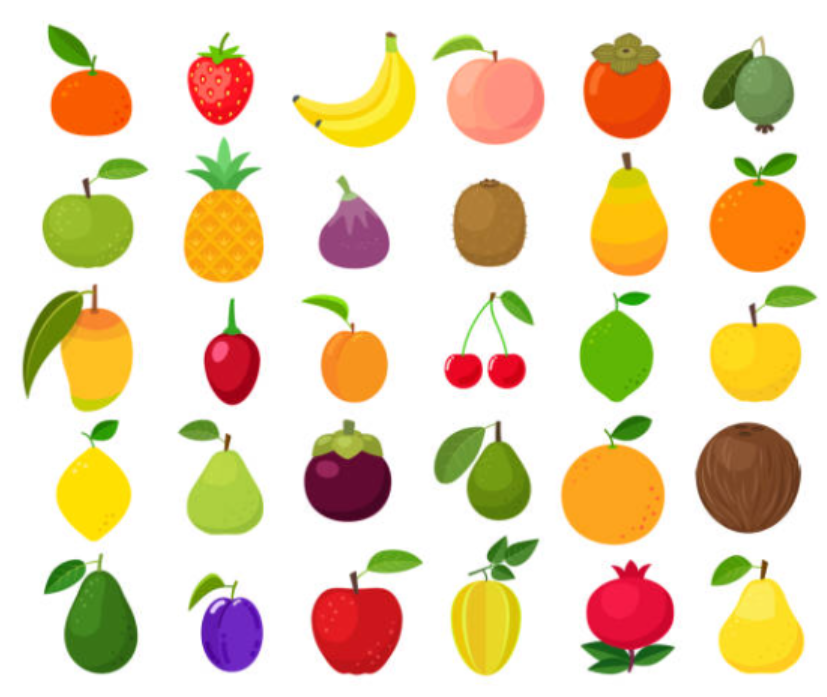
#> input picture frutas.png, 827 x 697 px
$ python frutasseg.py
#> lines starting #> are read from the running program, lines starting #| are printed output that depends on the picture; after the words box and inside, x2 and y2 are one past the last pixel; in counts of white or black regions, pixels touching at a corner belong together
import cv2
import numpy as np

# Leer la imagen
img = cv2.imread('frutas.png')
#> img is the input picture: shape (697, 827, 3); mean B, G, R 185.7, 216, 232

# Convertir la imagen al espacio de color HSV
hsv = cv2.cvtColor(img, cv2.COLOR_BGR2HSV)
#> hsv: shape (697, 827, 3); mean H, S, V 26.8, 67.2, 237.7

# Rango 1 de rojo
lower_red1 = np.array([0, 100, 100])
upper_red1 = np.array([85, 255, 255])

# Rango 2 de rojo
lower_red2 = np.array([0, 100, 100])
upper_red2 = np.array([85, 255, 255])

# Crear máscaras
mask1 = cv2.inRange(hsv, lower_red1, upper_red1)
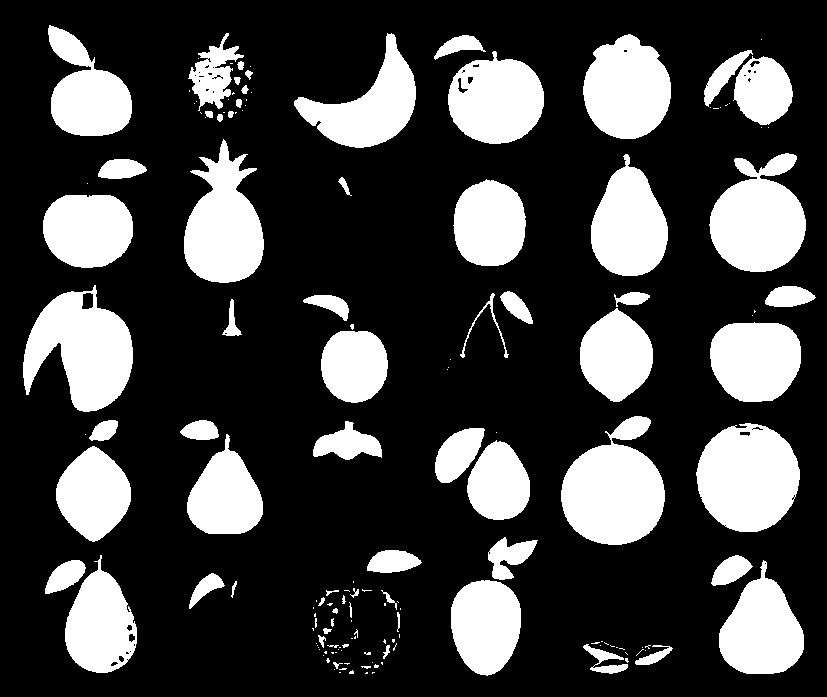
#> mask1: shape (697, 827); 25.8% white; 158 white regions (90 under 20 px), largest, box (x1, y1, x2, y2) and area: (561, 416, 665, 545) 8955, (696, 423, 800, 532) 8674, (23, 285, 133, 412) 8509
mask2 = cv2.inRange(hsv, lower_red2, upper_red2)

# Unir las dos máscaras
mask = mask1 + mask2

# Aplicar la máscara
result = cv2.bitwise_and(img, img, mask=mask)
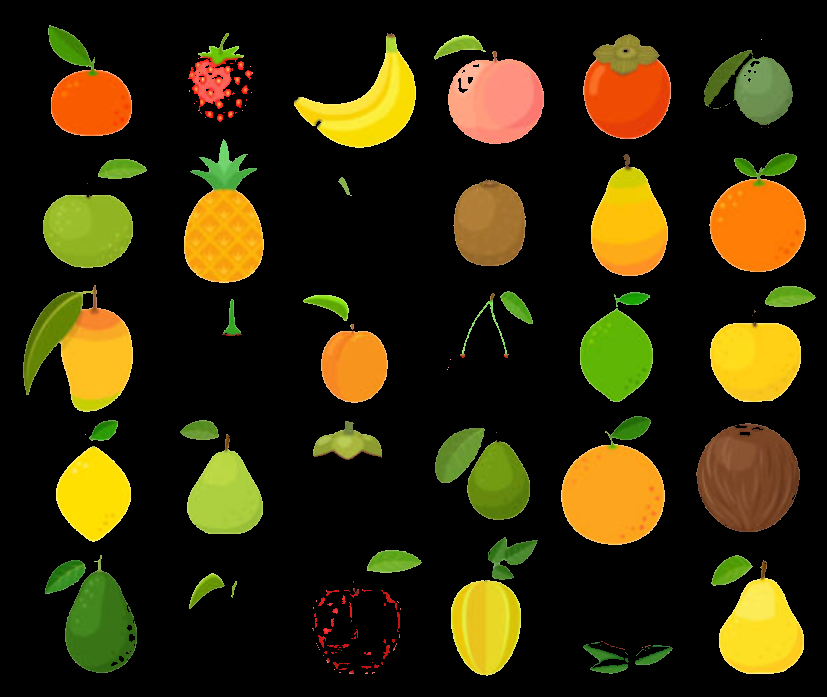
#> result: shape (697, 827, 3); mean B, G, R 9.7, 40.8, 49.2

# Mostrar resultados
cv2.imshow("Imagen Original", img)
cv2.imshow("Color Rojo Detectado", result)
cv2.waitKey(0)
cv2.destroyAllWindows()
